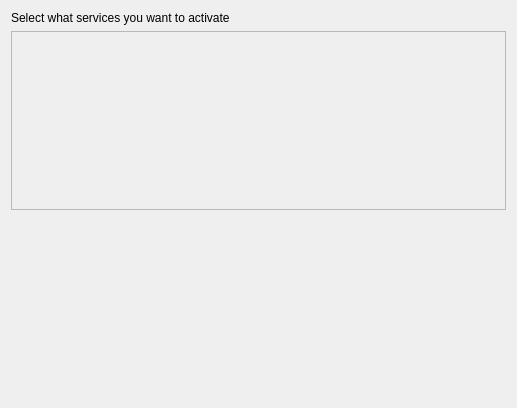
<?xml version="1.0" encoding="UTF-8"?>
<ui version="4.0">
    <class>Services</class>
    <widget class="QWidget" name="Services">
        <property name="geometry">
            <rect>
                <x>0</x>
                <y>0</y>
                <width>517</width>
                <height>408</height>
            </rect>
        </property>
        <layout class="QVBoxLayout" name="verticalLayout">
            <item>
                <layout class="QVBoxLayout" name="verticalLayout_3">
                    <item>
                        <widget class="QLabel" name="label">
                            <property name="text">
                                <string>Select what services you want to activate</string>
                            </property>
                        </widget>
                    </item>
                    <item>
                        <widget class="QScrollArea" name="scrollArea">
                            <property name="sizePolicy">
                                <sizepolicy hsizetype="Expanding" vsizetype="Preferred">
                                    <horstretch>0</horstretch>
                                    <verstretch>0</verstretch>
                                </sizepolicy>
                            </property>
                            <property name="widgetResizable">
                                <bool>true</bool>
                            </property>
                            <widget class="QWidget" name="scrollAreaWidgetContents">
                                <property name="geometry">
                                    <rect>
                                        <x>0</x>
                                        <y>0</y>
                                        <width>501</width>
                                        <height>173</height>
                                    </rect>
                                </property>
                                <layout class="QVBoxLayout" name="verticalLayout_4">
                                    <item>
                                        <layout class="QVBoxLayout" name="d_layout"/>
                                    </item>
                                    <item>
                                        <spacer name="verticalSpacer_2">
                                            <property name="orientation">
                                                <enum>Qt::Vertical</enum>
                                            </property>
                                            <property name="sizeHint" stdset="0">
                                                <size>
                                                    <width>20</width>
                                                    <height>159</height>
                                                </size>
                                            </property>
                                        </spacer>
                                    </item>
                                </layout>
                            </widget>
                        </widget>
                    </item>
                    <item>
                        <spacer name="verticalSpacer">
                            <property name="orientation">
                                <enum>Qt::Vertical</enum>
                            </property>
                            <property name="sizeHint" stdset="0">
                                <size>
                                    <width>20</width>
                                    <height>40</height>
                                </size>
                            </property>
                        </spacer>
                    </item>
                </layout>
            </item>
        </layout>
    </widget>
    <resources/>
    <connections/>
</ui>
